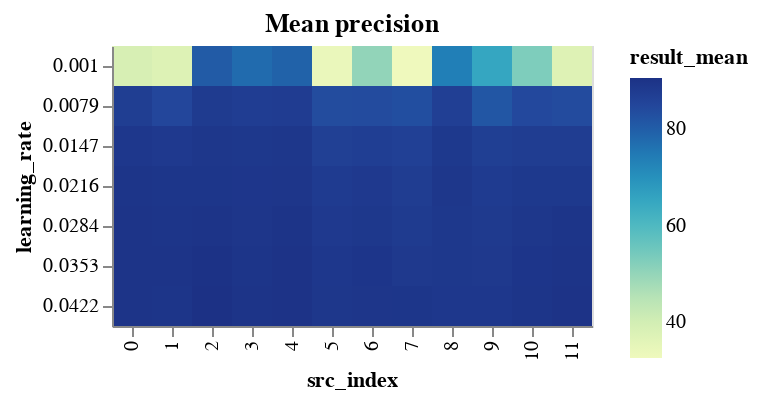

The notebook cell this image was saved under:
### Code cell
learning_rate_results_encoding = {
    "x": "src_index:O",
    "y": "learning_rate:O",
    "color": "result_mean:Q",
}
learning_rate_results_tooltip = [
    "result_mean",
    "result_std",
    "neurons",
    "layers",
    "epochs",
    "learning_rate",
    "src_index",
]
LEARNING_RATE_BINS = np.array_split(
    LEARNING_RATE_RANGE, LEARNING_RATE_RANGE.max() // LEARNING_RATE_BIN_SIZE + 1
)


def binified_learning_rate_heatmap(title, lr_df):
    return binified_heatmap(
        title,
        lr_df,
        "learning_rate",
        LEARNING_RATE_BINS,
        learning_rate_results_tooltip,
        **learning_rate_results_encoding
    )


binified_learning_rate_heatmap("Mean precision", learning_rate_results_df)

### Figure 1 — Vega-Lite specification as saved in the notebook (floating-point values rounded to 4 significant figures)
{"config": {"view": {"continuousWidth": 400, "continuousHeight": 300}}, "hconcat": [{"mark": "rect", "encoding": {"color": {"type": "quantitative", "field": "result_mean"}, "tooltip": [{"type": "quantitative", "field": "result_mean"}, {"type": "quantitative", "field": "result_std"}, {"type": "quantitative", "field": "neurons"}, {"type": "quantitative", "field": "layers"}, {"type": "quantitative", "field": "epochs"}, {"type": "quantitative", "field": "learning_rate"}, {"type": "quantitative", "field": "src_index"}], "x": {"type": "ordinal", "field": "src_index"}, "y": {"type": "ordinal", "field": "learning_rate"}}, "selection": {"selector005": {"type": "interval", "bind": "scales", "encodings": ["x", "y"]}}, "title": "Mean precision"}], "data": {"name": "data-c212b2911e774cf4d19b5a99536f15c3"}, "$schema": "https://vega.github.io/schema/vega-lite/v4.8.1.json", "datasets": {"data-c212b2911e774cf4d19b5a99536f15c3": [{"neurons": 11, "layers": 2, "epochs": 90, "learning_rate": 0.0422, "momentum": 0.0503, "result_mean": 90.67, "result_std": 1.161, "src_index": 2}, {"neurons": 11, "layers": 2, "epochs": 90, "learning_rate": 0.0353, "momentum": 0.0503, "result_mean": 90.33, "result_std": 1.146, "src_index": 2}, {"neurons": 11, "layers": 2, "epochs": 80, "learning_rate": 0.0422, "momentum": 0.0503, "result_mean": 90.14, "result_std": 1.324, "src_index": 4}, {"neurons": 11, "layers": 2, "epochs": 80, "learning_rate": 0.0353, "momentum": 0.0503, "result_mean": 90.09, "result_std": 1.26, "src_index": 4}, {"neurons": 8, "layers": 1, "epochs": 90, "learning_rate": 0.0422, "momentum": 0.0503, "result_mean": 90.04, "result_std": 1.14, "src_index": 11}, {"neurons": 12, "layers": 2, "epochs": 90, "learning_rate": 0.0422, "momentum": 0.0503, "result_mean": 90.0, "result_std": 0.5616, "src_index": 0}, {"neurons": 11, "layers": 2, "epochs": 70, "learning_rate": 0.0422, "momentum": 0.0503, "result_mean": 89.99, "result_std": 1.185, "src_index": 3}, {"neurons": 8, "layers": 1, "epochs": 90, "learning_rate": 0.0353, "momentum": 0.0503, "result_mean": 89.9, "result_std": 1.176, "src_index": 11}, {"neurons": 11, "layers": 2, "epochs": 90, "learning_rate": 0.0284, "momentum": 0.0503, "result_mean": 89.9, "result_std": 1.085, "src_index": 2}, {"neurons": 11, "layers": 2, "epochs": 80, "learning_rate": 0.0284, "momentum": 0.0503, "result_mean": 89.85, "result_std": 0.6803, "src_index": 4}, {"neurons": 12, "layers": 2, "epochs": 90, "learning_rate": 0.0284, "momentum": 0.0503, "result_mean": 89.8, "result_std": 0.8577, "src_index": 0}, {"neurons": 12, "layers": 2, "epochs": 70, "learning_rate": 0.0353, "momentum": 0.0503, "result_mean": 89.8, "result_std": 1.066, "src_index": 1}, {"neurons": 12, "layers": 2, "epochs": 90, "learning_rate": 0.0353, "momentum": 0.0503, "result_mean": 89.8, "result_std": 0.709, "src_index": 0}, {"neurons": 12, "layers": 2, "epochs": 90, "learning_rate": 0.0216, "momentum": 0.0503, "result_mean": 89.7, "result_std": 1.027, "src_index": 0}, {"neurons": 6, "layers": 1, "epochs": 90, "learning_rate": 0.0422, "momentum": 0.0503, "result_mean": 89.7, "result_std": 1.115, "src_index": 10}, {"neurons": 12, "layers": 2, "epochs": 70, "learning_rate": 0.0284, "momentum": 0.0503, "result_mean": 89.61, "result_std": 1.243, "src_index": 1}, {"neurons": 12, "layers": 2, "epochs": 70, "learning_rate": 0.0422, "momentum": 0.0503, "result_mean": 89.61, "result_std": 0.8358, "src_index": 1}, {"neurons": 8, "layers": 1, "epochs": 90, "learning_rate": 0.0284, "momentum": 0.0503, "result_mean": 89.56, "result_std": 0.9198, "src_index": 11}, {"neurons": 11, "layers": 2, "epochs": 70, "learning_rate": 0.0353, "momentum": 0.0503, "result_mean": 89.56, "result_std": 1.011, "src_index": 3}, {"neurons": 6, "layers": 1, "epochs": 80, "learning_rate": 0.0353, "momentum": 0.0503, "result_mean": 89.51, "result_std": 0.966, "src_index": 6}, {"neurons": 6, "layers": 1, "epochs": 90, "learning_rate": 0.0353, "momentum": 0.0503, "result_mean": 89.51, "result_std": 1.049, "src_index": 10}, {"neurons": 12, "layers": 1, "epochs": 80, "learning_rate": 0.0422, "momentum": 0.0503, "result_mean": 89.46, "result_std": 1.184, "src_index": 7}, {"neurons": 12, "layers": 2, "epochs": 70, "learning_rate": 0.0216, "momentum": 0.0503, "result_mean": 89.46, "result_std": 1.311, "src_index": 1}, {"neurons": 11, "layers": 2, "epochs": 90, "learning_rate": 0.0216, "momentum": 0.0503, "result_mean": 89.46, "result_std": 1.111, "src_index": 2}, {"neurons": 6, "layers": 1, "epochs": 80, "learning_rate": 0.0422, "momentum": 0.0503, "result_mean": 89.41, "result_std": 1.094, "src_index": 6}, {"neurons": 11, "layers": 2, "epochs": 70, "learning_rate": 0.0284, "momentum": 0.0503, "result_mean": 89.36, "result_std": 0.7793, "src_index": 3}, {"neurons": 11, "layers": 2, "epochs": 80, "learning_rate": 0.0216, "momentum": 0.0503, "result_mean": 89.36, "result_std": 0.7484, "src_index": 4}, {"neurons": 11, "layers": 2, "epochs": 70, "learning_rate": 0.0216, "momentum": 0.0503, "result_mean": 89.27, "result_std": 0.5027, "src_index": 3}, {"neurons": 12, "layers": 1, "epochs": 90, "learning_rate": 0.0422, "momentum": 0.0503, "result_mean": 89.22, "result_std": 1.214, "src_index": 5}, {"neurons": 6, "layers": 1, "epochs": 90, "learning_rate": 0.0284, "momentum": 0.0503, "result_mean": 89.22, "result_std": 0.8501, "src_index": 10}, {"neurons": 11, "layers": 2, "epochs": 90, "learning_rate": 0.0147, "momentum": 0.0503, "result_mean": 89.17, "result_std": 0.7676, "src_index": 2}, {"neurons": 11, "layers": 2, "epochs": 80, "learning_rate": 0.0147, "momentum": 0.0503, "result_mean": 89.12, "result_std": 0.7776, "src_index": 4}, {"neurons": 11, "layers": 2, "epochs": 60, "learning_rate": 0.0216, "momentum": 0.0503, "result_mean": 89.07, "result_std": 0.8579, "src_index": 8}, {"neurons": 11, "layers": 2, "epochs": 60, "learning_rate": 0.0422, "momentum": 0.0503, "result_mean": 89.02, "result_std": 1.033, "src_index": 8}, {"neurons": 5, "layers": 2, "epochs": 70, "learning_rate": 0.0422, "momentum": 0.0503, "result_mean": 89.02, "result_std": 0.9981, "src_index": 9}, {"neurons": 12, "layers": 1, "epochs": 90, "learning_rate": 0.0353, "momentum": 0.0503, "result_mean": 88.98, "result_std": 0.9382, "src_index": 5}, {"neurons": 12, "layers": 2, "epochs": 90, "learning_rate": 0.0147, "momentum": 0.0503, "result_mean": 88.98, "result_std": 1.05, "src_index": 0}, {"neurons": 6, "layers": 1, "epochs": 80, "learning_rate": 0.0284, "momentum": 0.0503, "result_mean": 88.93, "result_std": 1.028, "src_index": 6}, {"neurons": 11, "layers": 2, "epochs": 70, "learning_rate": 0.0147, "momentum": 0.0503, "result_mean": 88.83, "result_std": 0.7558, "src_index": 3}, {"neurons": 11, "layers": 2, "epochs": 60, "learning_rate": 0.0353, "momentum": 0.0503, "result_mean": 88.78, "result_std": 1.012, "src_index": 8}, {"neurons": 11, "layers": 2, "epochs": 60, "learning_rate": 0.0284, "momentum": 0.0503, "result_mean": 88.78, "result_std": 1.038, "src_index": 8}, {"neurons": 8, "layers": 1, "epochs": 90, "learning_rate": 0.0216, "momentum": 0.0503, "result_mean": 88.68, "result_std": 0.8905, "src_index": 11}, {"neurons": 6, "layers": 1, "epochs": 90, "learning_rate": 0.0216, "momentum": 0.0503, "result_mean": 88.68, "result_std": 0.855, "src_index": 10}, {"neurons": 11, "layers": 2, "epochs": 60, "learning_rate": 0.0147, "momentum": 0.0503, "result_mean": 88.63, "result_std": 0.8501, "src_index": 8}, {"neurons": 12, "layers": 1, "epochs": 80, "learning_rate": 0.0353, "momentum": 0.0503, "result_mean": 88.59, "result_std": 1.027, "src_index": 7}, {"neurons": 5, "layers": 2, "epochs": 70, "learning_rate": 0.0353, "momentum": 0.0503, "result_mean": 88.59, "result_std": 0.9068, "src_index": 9}, {"neurons": 12, "layers": 1, "epochs": 90, "learning_rate": 0.0284, "momentum": 0.0503, "result_mean": 88.44, "result_std": 1.078, "src_index": 5}, {"neurons": 6, "layers": 1, "epochs": 80, "learning_rate": 0.0216, "momentum": 0.0503, "result_mean": 88.44, "result_std": 0.7812, "src_index": 6}, {"neurons": 12, "layers": 2, "epochs": 70, "learning_rate": 0.0147, "momentum": 0.0503, "result_mean": 88.44, "result_std": 1.551, "src_index": 1}, {"neurons": 5, "layers": 2, "epochs": 70, "learning_rate": 0.0284, "momentum": 0.0503, "result_mean": 88.39, "result_std": 0.8992, "src_index": 9}, {"neurons": 11, "layers": 2, "epochs": 90, "learning_rate": 0.0079, "momentum": 0.0503, "result_mean": 88.15, "result_std": 1.1, "src_index": 2}, {"neurons": 12, "layers": 1, "epochs": 80, "learning_rate": 0.0284, "momentum": 0.0503, "result_mean": 88.05, "result_std": 0.7079, "src_index": 7}, {"neurons": 5, "layers": 2, "epochs": 70, "learning_rate": 0.0216, "momentum": 0.0503, "result_mean": 88.0, "result_std": 0.7645, "src_index": 9}, {"neurons": 12, "layers": 1, "epochs": 90, "learning_rate": 0.0216, "momentum": 0.0503, "result_mean": 87.91, "result_std": 0.603, "src_index": 5}, {"neurons": 11, "layers": 2, "epochs": 80, "learning_rate": 0.0079, "momentum": 0.0503, "result_mean": 87.76, "result_std": 1.028, "src_index": 4}, {"neurons": 6, "layers": 1, "epochs": 90, "learning_rate": 0.0147, "momentum": 0.0503, "result_mean": 87.61, "result_std": 1.241, "src_index": 10}, {"neurons": 12, "layers": 1, "epochs": 80, "learning_rate": 0.0216, "momentum": 0.0503, "result_mean": 87.52, "result_std": 0.696, "src_index": 7}, {"neurons": 8, "layers": 1, "epochs": 90, "learning_rate": 0.0147, "momentum": 0.0503, "result_mean": 87.52, "result_std": 1.3, "src_index": 11}, {"neurons": 11, "layers": 2, "epochs": 70, "learning_rate": 0.0079, "momentum": 0.0503, "result_mean": 87.47, "result_std": 1.071, "src_index": 3}, {"neurons": 12, "layers": 2, "epochs": 90, "learning_rate": 0.0079, "momentum": 0.0503, "result_mean": 87.27, "result_std": 1.46, "src_index": 0}, {"neurons": 6, "layers": 1, "epochs": 80, "learning_rate": 0.0147, "momentum": 0.0503, "result_mean": 87.13, "result_std": 1.278, "src_index": 6}, {"neurons": 5, "layers": 2, "epochs": 70, "learning_rate": 0.0147, "momentum": 0.0503, "result_mean": 87.08, "result_std": 0.7754, "src_index": 9}, {"neurons": 11, "layers": 2, "epochs": 60, "learning_rate": 0.0079, "momentum": 0.0503, "result_mean": 86.89, "result_std": 0.948, "src_index": 8}, {"neurons": 12, "layers": 1, "epochs": 90, "learning_rate": 0.0147, "momentum": 0.0503, "result_mean": 86.79, "result_std": 1.094, "src_index": 5}, {"neurons": 12, "layers": 1, "epochs": 80, "learning_rate": 0.0147, "momentum": 0.0503, "result_mean": 86.74, "result_std": 1.187, "src_index": 7}, {"neurons": 12, "layers": 2, "epochs": 70, "learning_rate": 0.0079, "momentum": 0.0503, "result_mean": 85.14, "result_std": 1.075, "src_index": 1}, {"neurons": 6, "layers": 1, "epochs": 90, "learning_rate": 0.0079, "momentum": 0.0503, "result_mean": 84.6, "result_std": 1.388, "src_index": 10}, {"neurons": 6, "layers": 1, "epochs": 80, "learning_rate": 0.0079, "momentum": 0.0503, "result_mean": 84.12, "result_std": 1.714, "src_index": 6}, {"neurons": 8, "layers": 1, "epochs": 90, "learning_rate": 0.0079, "momentum": 0.0503, "result_mean": 84.02, "result_std": 1.605, "src_index": 11}, {"neurons": 12, "layers": 1, "epochs": 90, "learning_rate": 0.0079, "momentum": 0.0503, "result_mean": 83.87, "result_std": 1.526, "src_index": 5}, {"neurons": 12, "layers": 1, "epochs": 80, "learning_rate": 0.0079, "momentum": 0.0503, "result_mean": 83.39, "result_std": 1.815, "src_index": 7}, {"neurons": 5, "layers": 2, "epochs": 70, "learning_rate": 0.0079, "momentum": 0.0503, "result_mean": 81.69, "result_std": 1.267, "src_index": 9}, {"neurons": 11, "layers": 2, "epochs": 90, "learning_rate": 0.001, "momentum": 0.0503, "result_mean": 80.72, "result_std": 2.361, "src_index": 2}, {"neurons": 11, "layers": 2, "epochs": 80, "learning_rate": 0.001, "momentum": 0.0503, "result_mean": 79.31, "result_std": 2.232, "src_index": 4}, {"neurons": 11, "layers": 2, "epochs": 70, "learning_rate": 0.001, "momentum": 0.0503, "result_mean": 77.46, "result_std": 2.117, "src_index": 3}, {"neurons": 11, "layers": 2, "epochs": 60, "learning_rate": 0.001, "momentum": 0.0503, "result_mean": 73.72, "result_std": 1.957, "src_index": 8}, {"neurons": 5, "layers": 2, "epochs": 70, "learning_rate": 0.001, "momentum": 0.0503, "result_mean": 65.23, "result_std": 1.668, "src_index": 9}, {"neurons": 6, "layers": 1, "epochs": 90, "learning_rate": 0.001, "momentum": 0.0503, "result_mean": 52.94, "result_std": 1.387, "src_index": 10}, {"neurons": 6, "layers": 1, "epochs": 80, "learning_rate": 0.001, "momentum": 0.0503, "result_mean": 50.17, "result_std": 1.351, "src_index": 6}, {"neurons": 12, "layers": 2, "epochs": 90, "learning_rate": 0.001, "momentum": 0.0503, "result_mean": 39.05, "result_std": 0.8375, "src_index": 0}, {"neurons": 12, "layers": 2, "epochs": 70, "learning_rate": 0.001, "momentum": 0.0503, "result_mean": 37.59, "result_std": 0.541, "src_index": 1}, {"neurons": 8, "layers": 1, "epochs": 90, "learning_rate": 0.001, "momentum": 0.0503, "result_mean": 37.49, "result_std": 1.363, "src_index": 11}, {"neurons": 12, "layers": 1, "epochs": 90, "learning_rate": 0.001, "momentum": 0.0503, "result_mean": 33.8, "result_std": 0.9346, "src_index": 5}, {"neurons": 12, "layers": 1, "epochs": 80, "learning_rate": 0.001, "momentum": 0.0503, "result_mean": 32.49, "result_std": 0.3817, "src_index": 7}]}}
